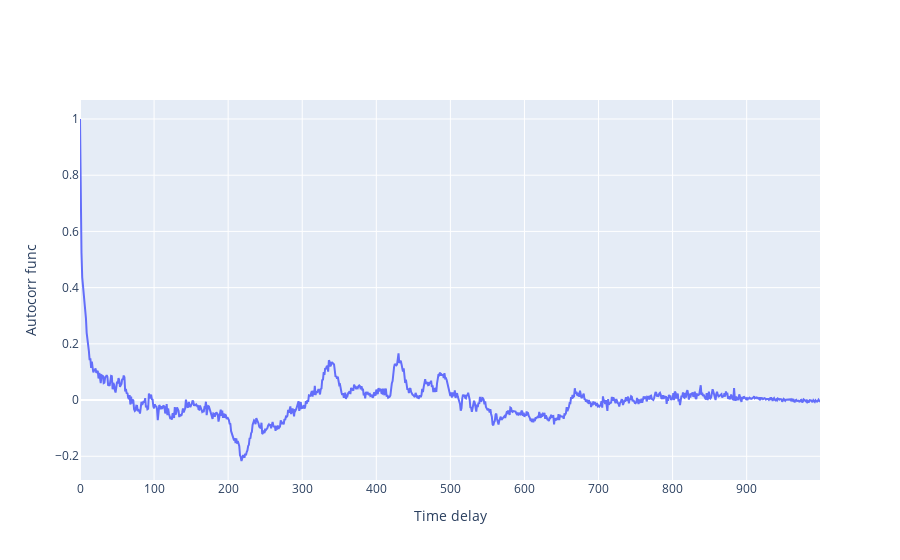

Here is the notebook cell this chart was saved with:
### Markdown cell above
# Оценим параметр задержки методом автокорреляционной функции

### Code cell
max_delay = 1000
acf_y = acf(median_per_bin1['Red_Signal_median'], nlags=max_delay)

fig = go.Figure(data=go.Scatter(y=acf_y))
fig.update_layout(xaxis_title='Time delay', yaxis_title='Autocorr func')
fig.show()

### Figure 1 — Plotly figure (JSON) as saved in the notebook; plotly's stock layout.template omitted (floating-point values rounded to 4 significant figures; data arrays with more than 128 entries replaced by an {"elided": "..."} marker saying what was removed)
{"data": [{"type": "scatter", "y": {"elided": "1000 float values"}}], "layout": {"xaxis": {"title": {"text": "Time delay"}}, "yaxis": {"title": {"text": "Autocorr func"}}}}
